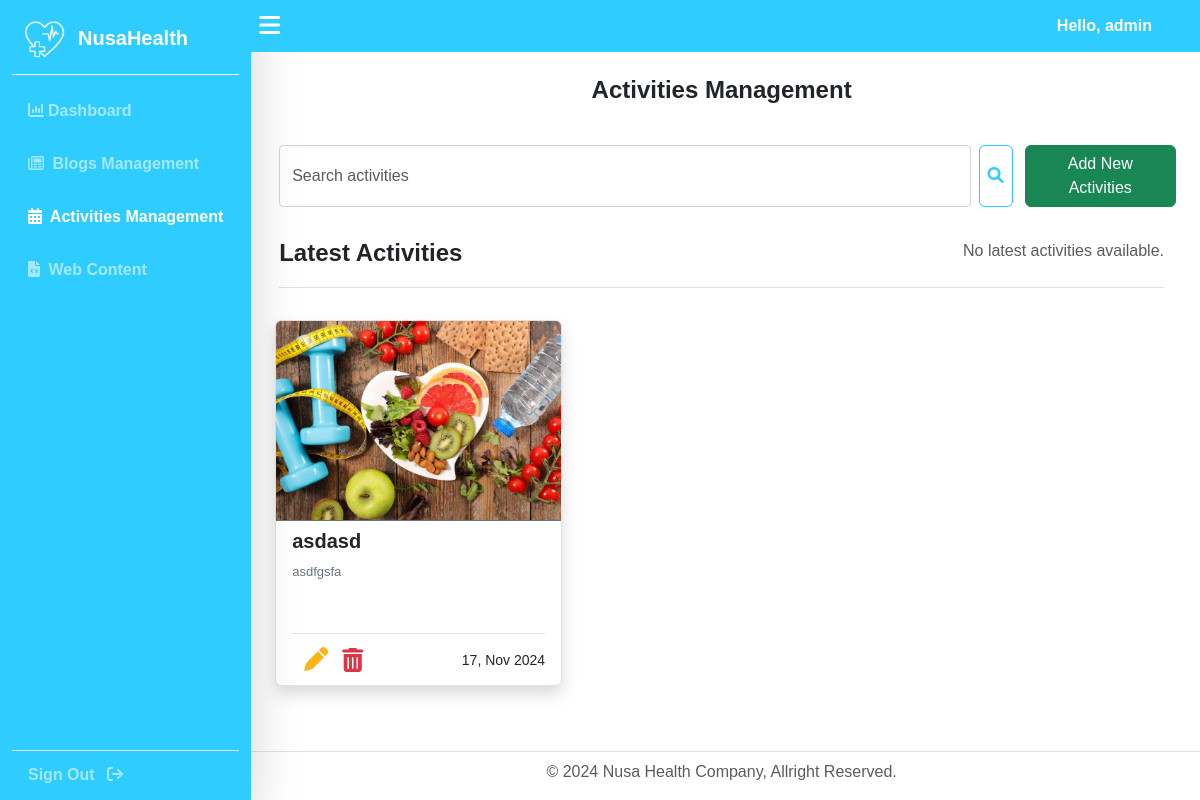
/dashboard/activities-management (signed in), run on an earlier commit of the app's database.
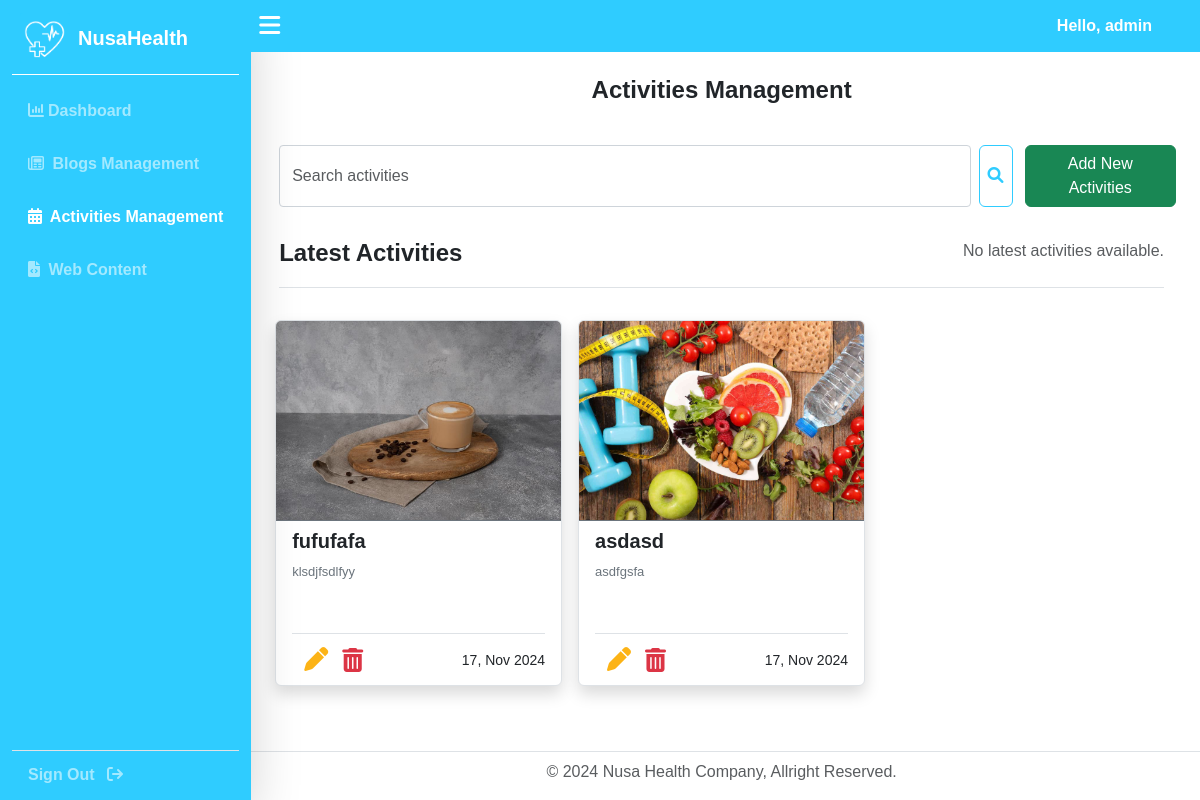
And on a later commit of the database.
### NusaHealthApp/models.py (models this page shows, shortened)
class Logo(models.Model):
    primary_logo = models.ImageField(upload_to='logos/', blank=True, null=True, help_text="Upload primary logo")
    secondary_logo = models.ImageField(upload_to='logos/', blank=True, null=True, help_text="Upload secondary logo")

class Activities(models.Model):
    STATUS_CHOICES = (
        ('draft', 'Draft'),
        ('published', 'Published'),
    )
    title = models.CharField(max_length=250)
    slug = models.SlugField(max_length=250, unique_for_date='publish')
    author = models.ForeignKey(User, related_name='activities_posts', on_delete=models.CASCADE)
    body = models.TextField()
    publish = models.DateTimeField(default=timezone.now)
    created = models.DateTimeField(auto_now_add=True)
    updated = models.DateTimeField(auto_now=True)
    objects = models.Manager()
    published = PublishedManager()
    image = models.ImageField(upload_to='activities/', help_text="Upload image")
    status = models.CharField(max_length=10, choices=STATUS_CHOICES, default='published')
    class Meta:
        ordering = ('-publish',)

### NusaHealthApp/views.py (the view)
# urls.py: path('dashboard/activities-management', views.ActivitiesManagement, name='activities-management'),
@admin_required()
def ActivitiesManagement(request):
    logo_instance = Logo.objects.first()
    activities = Activities.objects.all()
    query = request.GET.get('q')
    if query:
        activities = activities.filter(title__icontains=query)
    context = {
        'section': 'activities-management',
        'logo': logo_instance,
        'activities': activities,
        'query': query,
    }
    return render(request, 'Dashboard/activities-management.html', context)

### NusaHealthApp/templates/Dashboard/activities-management.html (shortened to what this page needs)
{% extends "Dashboard/base.html" %}
{% load static %}
{% block content %}
<div class="container pb-3">
    <div class="w-100 py-3 mb-3">
        <h4 class="text-center fw-bold">Activities Management</h4>
    </div>
    <div class="d-flex flex-column gap-2 align-items-center w-100 container">
        <div class="row w-100">
            <form method="GET" class="col-10 d-flex gap-2" autocomplete="off">
                <input class="form-control w-100" type="search" name="q" placeholder="Search activities"
                    value="{{ query|default:'' }}" aria-label="Search">
                <button class="btn btn-outline-primary px-2" type="submit">
                    <i class="fas fa-search"></i>
                </button>
            </form>
            <a href="{% url 'activities-management-add' %}" class="btn btn-success col-2">Add New Activities</a>
        </div>
        <div id="latest-activity" class="container py-3">
            <div class="d-flex w-100 justify-content-between border-bottom py-2">
                <h4 class="fw-bold w-25">Latest Activities</h4>
                {% if latest_activity %}
                <div class="rounded shadow bg-white overflow-hidden border p-2 d-flex align-items-center gap-3" style="max-height: 150px;">
                    <img src="{{ latest_activity.image.url }}" alt="{{ latest_activity.title }}"
                         class="rounded" style="width: 100px; height: 100px; object-fit: cover;">
                    <div class="flex-grow-1">
                        <h5 class="fw-bold mb-1 text-truncate">{{ latest_activity.title }}</h5>
                        <p class="text-secondary fs-small text-truncate-2 m-0">{{ latest_activity.body }}</p>
                        <p class="text-muted m-0" style="font-size: 12px;">Published: {{ latest_activity.publish|date:"d, M Y" }}</p>
                    </div>
                </div>
                {% else %}
                <p class="text-muted">No latest activities available.</p>
                {% endif %}
            </div>
        </div>
        <div class="row w-100">
            {% if activities %}
                {% for activity in activities %}
                <div class="col-md-4 p-2 hover-scaleup" style="cursor: pointer;">
                    <div class="rounded shadow bg-white overflow-hidden border">
                        <img src="{{ activity.image.url }}" class="w-100 m-0 border-bottom border-secondary"
                             style="height: 200px; object-fit: cover;" alt="{{ activity.title }}">
                        <div class="my-2 mx-3 border-bottom">
                            <h5 class="fw-semibold text-truncate-1 fs-5" style="height: 25px;">{{ activity.title }}</h5>
                            <p class="text-secondary fs-small text-truncate-3 text-justify" style="height: 55px;">
                                {{ activity.body }}
                            </p>
                        </div>
                        <div class="my-2 mx-3 row justify-content-between align-items-center overflow-hidden"
                             style="height: 35px;">
                            <div class="col-2 d-flex gap-2">
                                <div class="m-0 p-0 text-end">
                                    <a href="{% url 'activities-management-update' activity.id %}" class="text-warning fs-4"><i class="fas fa-pen"></i></a>
                                </div>
                                <div class="m-0 p-0 text-end">
                                    <button class="text-danger fs-4 delete-btn border-0 bg-transparent"
                                            data-url="{% url 'activities-management-delete' activity.id %}"><i class="fas fa-trash-alt"></i></button>
                                </div>
                            </div>
                            <div class="col-4 p-0">
                                <p class="m-0 text-end" style="font-size: 14px;">
                                    {{ activity.publish|date:"d, M Y" }}
                                </p>
                            </div>
                        </div>
                    </div>
                </div>
                {% endfor %}
            {% else %}
            <div class="alert alert-warning text-center w-100">
                No activities found.
            </div>
            {% endif %}
        </div>
    </div>
</div>
{% endblock %}

### NusaHealthApp/templates/Dashboard/base.html (shortened to what this page needs)
<!DOCTYPE html>
<html lang="en">
<head>
    {% load django_bootstrap5 %}
    {% bootstrap_css %}
    {% load static %}
    <link rel="stylesheet" href="https://unpkg.com/swiper/swiper-bundle.min.css" />
    <link rel="stylesheet" href="{% static 'NusaHealthApp/css/custom.css' %}">
    <link rel="stylesheet" href="https://unpkg.com/leaflet/dist/leaflet.css" />
    <link rel="stylesheet" href="https://cdnjs.cloudflare.com/ajax/libs/font-awesome/6.0.0-beta3/css/all.min.css">
</head>
<body class="d-flex min-vh-100">
    {% include 'Dashboard/nav.html' %}
    <div id="main-menu" class="d-flex flex-column w-100 header-mcu">
        <section class="bg-primary d-flex justify-content-between align-items-center pe-5" style="z-index: 1010;">
            <div class="d-flex gap-3 align-items-center">
                <button id="toggle-sidebar-mcu" class="btn btn-primary rounded-0 py-2 px-3" type="button">
                    <span class="fs-4"><i class="fas fa-bars"></i></span>
                </button>
            </div>
            <p class="d-md-block d-none text-white fw-semibold my-0">
                Hello, {{ user.username }}
            </p>
        </section>
        <main class="d-flex flex-grow-1 pt-2">
            {% block content %}
            {% endblock %}
        </main>
        <section>
            {% include 'Dashboard/footer.html' %}
        </section>
    </div>
</body>
</html>

### NusaHealthApp/templates/Dashboard/nav.html (shortened to what this page needs)
{% load static %}
<nav id="sidebar-mcu" class="navbar bg-primary position-fixed navbar-dark fixed-start shadow-lg vh-100 d-flex flex-column align-items-start">
    <div class="container-fluid flex-column d-flex justify-content-between h-100">
        <div class="w-100 d-flex flex-column">
            <div class="text-white w-100 border-bottom border-white d-flex justify-content-between px-2 align-items-center" style="padding-bottom: 5.5px;">
                <div class="navbar-brand fw-semibold fs-md-2 fs-5 d-flex align-items-center">
                    <img src="{{logo.secondary_logo.url}}" alt="Logo XXX" width="50px" class="me-2">
                    NusaHealth
                </div>
            </div>
            <ul class="navbar-nav d-flex flex-column gap-3 mt-3 w-100 px-3">
                <li class="nav-item">
                    <a class="nav-link fw-semibold {% if section == 'dashboard' %}active{% endif %}" href="{% url 'dashboard' %}">
                        <i class="fa-solid fa-chart-column me-1"></i>Dashboard
                    </a>
                </li>
            <li class="nav-item">
                <a class="nav-link fw-semibold {% if section == 'blogs-management' %}active{% endif %}" href="{% url 'blogs-management' %}">
                    <i class="fa-regular fa-newspaper me-1"></i> Blogs Management
                </a>
            </li>
            <li class="nav-item">
                <a class="nav-link fw-semibold {% if section == 'activities-management' %}active{% endif %}" href="{% url 'activities-management' %}">
                    <i class="fa-solid fa-calendar-days me-1"></i> Activities Management
                </a>
            </li>
            <li class="nav-item">
                <a class="nav-link fw-semibold {% if section == 'content-management' %}active{% endif %}" href="{% url 'content-management' %}">
                    <i class="fa-solid fa-file-code me-1"></i> Web Content
                </a>
            </ul>
        </div>
        <ul class="navbar-nav d-flex flex-column w-100 border-top boder-light pt-1 px-3">
            <li class="nav-item">
                {% if user.is_authenticated %}
                    <a class="nav-link fw-semibold" href="{% url 'sign-out' %}">
                        Sign Out <i class="fa-solid fa-arrow-right-from-bracket ms-2"></i>
                    </a>
                {% else %}
                    <a class="nav-link fw-semibold {% if section == 'signIn' %}active{% endif %}" href="{% url 'sign-in' %}">
                        Sign In <i class="fas fa-arrow-right-to-bracket ms-2"></i>
                    </a>
                {% endif %}
            </li>
        </ul>
    </div>
</nav>

### NusaHealthApp/templates/Dashboard/footer.html
<div class="w-100">
    <footer class="border-top pt-2 w-100">
      <p class="text-center text-body-secondary w-100">&copy; 2024 Nusa Health Company, Allright Reserved.</p>
    </footer>
</div>

### NusaHealthApp/static/NusaHealthApp/css/custom.css (style rules this page uses)
* { font-family: Arial, Helvetica, sans-serif; }
.bg-primary { background: #2FCCFF !important; }
.btn-outline-primary { border-color: #2FCCFF !important; color: #2FCCFF !important; }
.btn-primary { background: #2FCCFF !important; border: #2FCCFF !important; }
.text-warning { color: #FCB316 !important; }
.navbar { background: rgba(47,204,255, 1); backdrop-filter: blur(5px); }
.navbar .nav-link { position: relative; display: inline-block; padding-bottom: 5px; color: #A3E9FF !important; transition: color 0.3s ease-in-out; }
.navbar .nav-item .active { color: #fff !important; }
.navbar .nav-link:not(.active)::after { content: ""; position: absolute; width: 0; height: 2px; background-color: #fff; bottom: 0; left: 50%; transform: translateX(-50%); transition: width 0.3s ease-in-out; }
.text-truncate-3 { display: -webkit-box; -webkit-line-clamp: 3; -webkit-box-orient: vertical; overflow: hidden; }
.text-truncate-1 { display: -webkit-box; -webkit-line-clamp: 1; -webkit-box-orient: vertical; overflow: hidden; }
.text-justify { text-align: justify; }
.form-control { border: 1px solid #ced4da; border-radius: 0.25rem; }
.fs-small { font-size: small !important; }
#sidebar-mcu .active { color: #fff !important; }
#sidebar-mcu { transform: translateX(0); transition: transform 0.5s ease; z-index: 10; }
.header-mcu { padding-left: 15.2rem; width: calc(100% - 15.2rem); transition: padding-left 0.5s ease, width 0.5s ease; }
.hover-scaleup { transition: scale 0.3s ease-in-out; }

What changed in the data, as far as the page shows it:
added Activities: image (picture), title "fufufafa", body "klsdjfsdlfyy", publish "17, Nov 2024"
